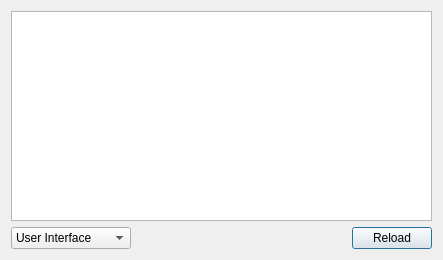
<?xml version="1.0" encoding="UTF-8"?>
<ui version="4.0">
 <class>log</class>
 <widget class="QDialog" name="log">
  <property name="geometry">
   <rect>
    <x>0</x>
    <y>0</y>
    <width>443</width>
    <height>260</height>
   </rect>
  </property>
  <property name="windowTitle">
   <string>Log Viewer</string>
  </property>
  <property name="windowIcon">
   <iconset resource="resources.qrc">
    <normaloff>:/icons/icon.png</normaloff>:/icons/icon.png</iconset>
  </property>
  <layout class="QGridLayout" name="gridLayout_2">
   <item row="1" column="3">
    <widget class="QPushButton" name="reload">
     <property name="text">
      <string>Reload</string>
     </property>
    </widget>
   </item>
   <item row="0" column="0" colspan="4">
    <widget class="QTextBrowser" name="viperlog">
     <property name="lineWrapMode">
      <enum>QTextEdit::NoWrap</enum>
     </property>
    </widget>
   </item>
   <item row="1" column="2">
    <spacer name="horizontalSpacer">
     <property name="orientation">
      <enum>Qt::Horizontal</enum>
     </property>
     <property name="sizeHint" stdset="0">
      <size>
       <width>40</width>
       <height>20</height>
      </size>
     </property>
    </spacer>
   </item>
   <item row="1" column="0" colspan="2">
    <widget class="QComboBox" name="select">
     <property name="minimumSize">
      <size>
       <width>120</width>
       <height>0</height>
      </size>
     </property>
     <item>
      <property name="text">
       <string>User Interface</string>
      </property>
     </item>
     <item>
      <property name="text">
       <string>GST Plugin</string>
      </property>
     </item>
     <item>
      <property name="text">
       <string>JDSP</string>
      </property>
     </item>
    </widget>
   </item>
  </layout>
 </widget>
 <tabstops>
  <tabstop>viperlog</tabstop>
  <tabstop>select</tabstop>
  <tabstop>reload</tabstop>
 </tabstops>
 <resources>
  <include location="resources.qrc"/>
 </resources>
 <connections/>
</ui>
